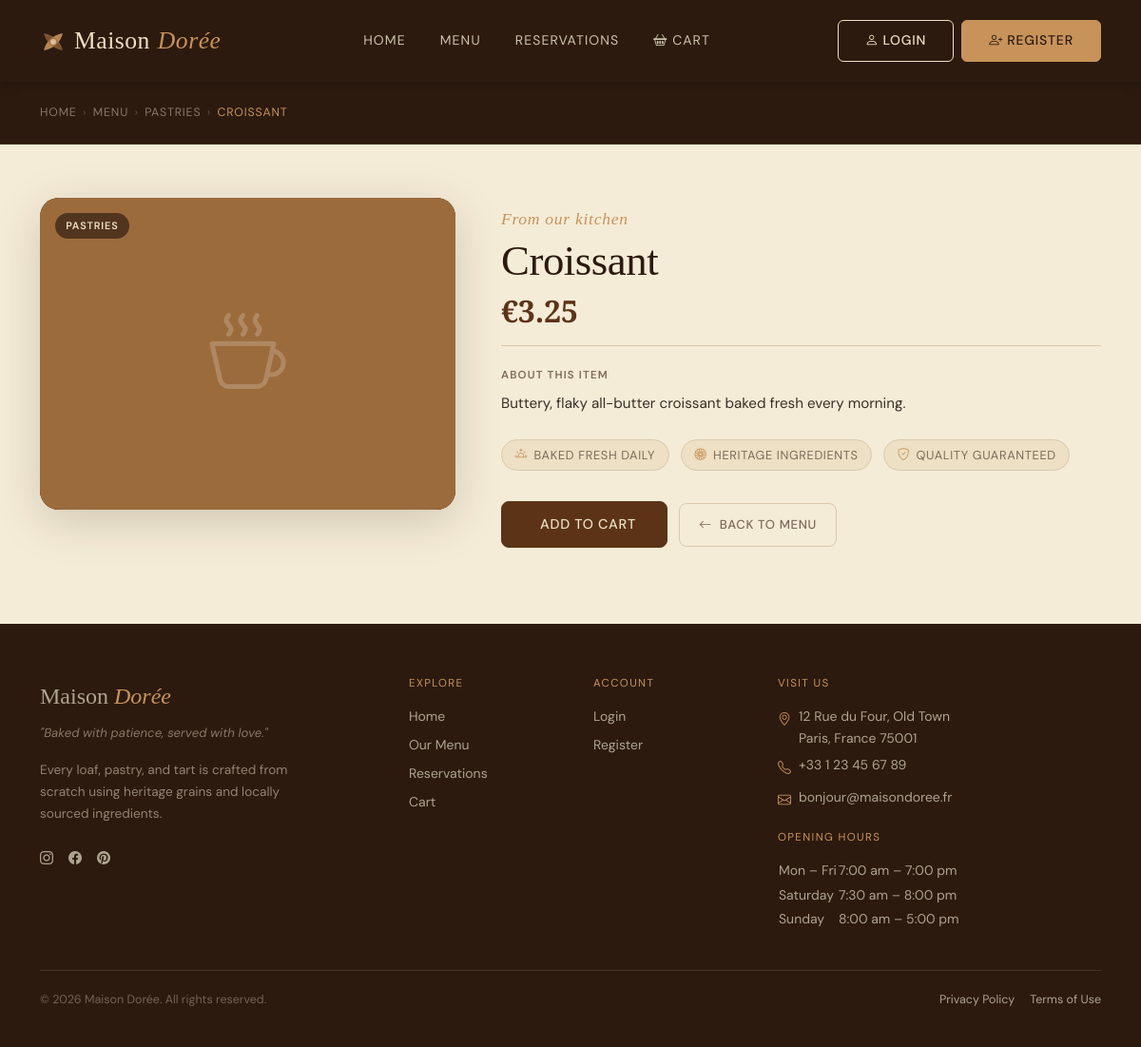
Page /product_details.php?id=22 on the committed database.
### tables this page shows
CREATE TABLE `products` (
  `id` int(11) NOT NULL,
  `category_id` int(11) DEFAULT NULL,
  `name` varchar(100) NOT NULL,
  `description` text DEFAULT NULL,
  `price` decimal(10,2) NOT NULL,
  `image_url` varchar(255) DEFAULT NULL
);

CREATE TABLE `categories` (
  `id` int(11) NOT NULL,
  `name` varchar(50) NOT NULL
);

### db_connect.php (called while the page is built, shortened)
<?php
function db(): PDO {
    static $pdo = null;
    $dsn = sprintf('mysql:host=%s;port=%s;dbname=%s;charset=%s', DB_HOST, DB_PORT, DB_NAME, DB_CHARSET);
    $options = [
        PDO::ATTR_ERRMODE            => PDO::ERRMODE_EXCEPTION,
        PDO::ATTR_DEFAULT_FETCH_MODE => PDO::FETCH_ASSOC,
        PDO::ATTR_EMULATE_PREPARES   => false,
    ];
    try {
        $pdo = new PDO($dsn, DB_USER, DB_PASS, $options);
    } catch (PDOException $e) {
        error_log($e->getMessage());
        exit('Connection failed.');
    }
    return $pdo;
}
function db_fetch_one(string $sql, array $params = []): ?array {
    $stmt = db()->prepare($sql);
    $stmt->execute($params);
    $row = $stmt->fetch();
    return $row !== false ? $row : null;
}
?>

### product_details.php (the view, shortened to what this page needs)
<?php
require_once __DIR__ . '/db_connect.php';
$productId = filter_input(INPUT_GET, 'id', FILTER_VALIDATE_INT, [
    'options' => ['min_range' => 1],
]);
$product = db_fetch_one(
    'SELECT
         p.id,
         p.name,
         p.description,
         p.price,
         p.image_url,
         c.id   AS category_id,
         c.name AS category_name
     FROM products p
     JOIN categories c ON c.id = p.category_id
    WHERE p.id = :id
    LIMIT 1',
    [':id' => $productId]
);
$price  = number_format((float) $product['price'], 2);
$swatchColors = ['#C8935A','#9C6B3C','#5C3317','#EDE0C4','#C2796A','#6B7A3C','#4A7A8A'];
$swatch = $swatchColors[$product['id'] % count($swatchColors)];
require_once __DIR__ . '/header.php';
?>
<section class="pd-hero" aria-label="Product breadcrumb">
    <div class="container">
        <nav aria-label="Breadcrumb" class="pd-breadcrumb">
            <a href="index.php">Home</a>
            <span aria-hidden="true">›</span>
            <a href="products.php">Menu</a>
            <?php if (!empty($product['category_name'])): ?>
                <span aria-hidden="true">›</span>
                <a href="products.php?category_id=<?= (int) $product['category_id'] ?>">
                    <?= htmlspecialchars($product['category_name']) ?>
                </a>
            <?php endif; ?>
            <span aria-hidden="true">›</span>
            <span aria-current="page"><?= htmlspecialchars($product['name']) ?></span>
        </nav>
    </div>
</section>
<section class="pd-section" aria-labelledby="pd-product-name">
    <div class="container">
        <div class="row g-5 align-items-start">
            <div class="col-12 col-lg-5">
                <div class="pd-image-wrap">
                    <div class="pd-image-swatch"
                         style="background-color:<?= $swatch ?>;"
                         aria-hidden="true">
                        <i class="bi bi-cup-hot pd-image-swatch__icon"></i>
                    </div>
                    <?php if (!empty($product['category_name'])): ?>
                        <span class="pd-image-badge">
                            <?= htmlspecialchars($product['category_name']) ?>
                        </span>
                    <?php endif; ?>
                </div>
            </div>
            <div class="col-12 col-lg-7">
                <div class="pd-details">
                    <span class="label-script">From our kitchen</span>
                    <h1 class="pd-details__name" id="pd-product-name">
                        <?= htmlspecialchars($product['name']) ?>
                    </h1>
                    <p class="pd-details__price" aria-label="Price: €<?= $price ?>">
                        €<?= $price ?>
                    </p>
                    <hr class="pd-divider">
                    <?php if (!empty($product['description'])): ?>
                        <div class="pd-details__desc">
                            <h2 class="pd-details__desc-label">About this item</h2>
                            <p><?= nl2br(htmlspecialchars($product['description'])) ?></p>
                        </div>
                    <?php else: ?>
                        <p class="pd-details__desc-empty">
                            No description available for this product yet.
                        </p>
                    <?php endif; ?>
                    <ul class="pd-trust" aria-label="Product highlights">
                        <li><i class="bi bi-sunrise" aria-hidden="true"></i> Baked fresh daily</li>
                        <li><i class="bi bi-flower1" aria-hidden="true"></i> Heritage ingredients</li>
                        <li><i class="bi bi-shield-check" aria-hidden="true"></i> Quality guaranteed</li>
                    </ul>
                    <div class="pd-actions">
                        <a
                            href="addtocart.php?id=<?= (int) $product['id'] ?>"
                            class="btn btn-primary btn-lg pd-actions__cart"
                            aria-label="Add <?= htmlspecialchars($product['name']) ?> to cart">
                            Add to Cart
                        </a>
                        <a
                            href="products.php<?= !empty($product['category_id']) ? '?category_id=' . (int)$product['category_id'] : '' ?>"
                            class="btn btn-ghost pd-actions__back">
                            <i class="bi bi-arrow-left me-1" aria-hidden="true"></i>
                            Back to Menu
                        </a>
                    </div>
                </div>
            </div>
        </div>
    </div>
</section>
<?php require_once __DIR__ . '/footer.php'; ?>

### style.css (style rules this page uses)
:root { --cafe-espresso: #2C1A0E; --cafe-coffee: #5C3317; --cafe-latte: #9C6B3C; --cafe-caramel: #C8935A; --cafe-cream: #F5ECD7; --cafe-parchment: #EDE0C4; --cafe-milk: #FAF6EF; --cafe-rose: #C2796A; --cafe-rose-light: #EBD5D0; --cafe-charcoal: #3A2E27; --cafe-muted: #7D6B5A; --cafe-border: #D9C9AE; --cafe-white: #FFFFFF; --bs-body-bg: var(--cafe-cream); --bs-body-color: var(--cafe-charcoal); --bs-body-font-family: 'DM Sans', sans-serif; --bs-body-font-size: 1rem; --bs-body-line-height: 1.7; --bs-border-color: var(--cafe-border); --bs-border-radius: 0.5rem; --bs-border-radius-lg: 0.75rem; --bs-border-radius-xl: 1.25rem; --bs-primary: var(--cafe-coffee); --bs-primary-rgb: 92, 51, 23; --bs-secondary: var(--cafe-latte); --bs-secondary-rgb: 156, 107, 60; --bs-success: #5C7A55; --bs-danger: var(--cafe-rose); --bs-warning: var(--cafe-caramel); --bs-light: var(--cafe-milk); --bs-dark: var(--cafe-espresso); --font-display: 'Cormorant Garamond', Georgia, serif; --font-body: 'DM Sans', system-ui, sans-serif; --shadow-sm: 0 1px 4px rgba(44, 26, 14, 0.10); --shadow-md: 0 4px 16px rgba(44, 26, 14, 0.12); --shadow-lg: 0 12px 40px rgba(44, 26, 14, 0.16); --transition-base: 0.25s ease; --transition-slow: 0.45s cubic-bezier(.4,0,.2,1); }
*, *::before, *::after { box-sizing: border-box; }
html { scroll-behavior: smooth; }
body { background-color: var(--cafe-cream); color: var(--cafe-charcoal); font-family: var(--font-body); font-size: 1rem; line-height: 1.7; }
h1, h2, h3, h4, h5, h6, .display-1, .display-2, .display-3, .display-4, .display-5, .display-6 { font-family: var(--font-display); font-weight: 400; line-height: 1.15; letter-spacing: -0.01em; color: var(--cafe-espresso); }
a { color: var(--cafe-latte); text-decoration: none; transition: color var(--transition-base); }
.label-script { display: block; font-family: var(--font-display); font-style: italic; font-size: 1.1rem; color: var(--cafe-caramel); letter-spacing: 0.04em; margin-bottom: 0.25rem; }
.btn { border-radius: 0.375rem; font-family: var(--font-body); font-size: 0.875rem; letter-spacing: 0.06em; text-transform: uppercase; font-weight: 500; padding: 0.65rem 1.75rem; transition: background-color var(--transition-base), border-color var(--transition-base), box-shadow var(--transition-base), transform var(--transition-base); }
.btn-primary { background-color: var(--cafe-coffee); border-color: var(--cafe-coffee); color: var(--cafe-parchment); }
.btn-ghost { background: transparent; border: 1px solid var(--cafe-border); color: var(--cafe-charcoal); }

### rows in the picture
products: category.name "PASTRIES", name "CROISSANT", name "Croissant", price "3.25", description "Buttery, flaky all-butter croissant baked fresh every morning."
